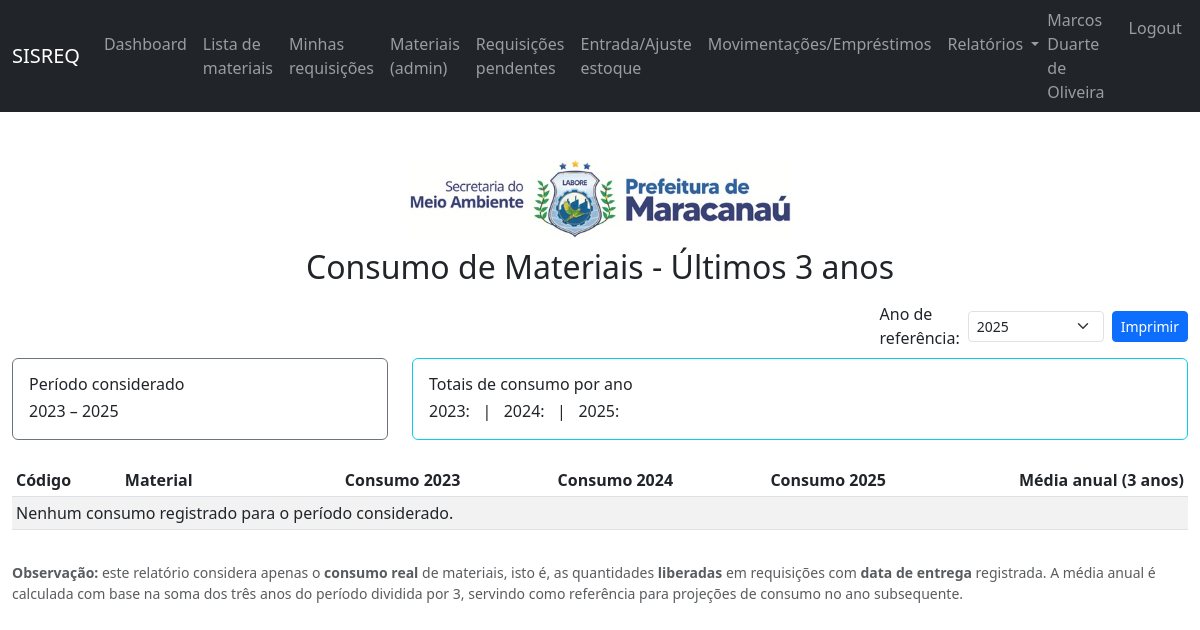
Page /relatorios/consumo-material-trienio/ (signed in) on the committed database.
### apps/usuarios/models.py (models this page shows, shortened)
class Usuario(AbstractBaseUser, PermissionsMixin):
    email = models.EmailField(unique=True)
    nome_completo = models.CharField(max_length=150)
    matricula = models.CharField(max_length=30, blank=True, null=True)
    prefeitura = models.ForeignKey(
        "cadastros.Prefeitura",
        on_delete=models.PROTECT,
        null=True,
        blank=True,
    )
    secretaria = models.ForeignKey(
        "cadastros.Secretaria",
        on_delete=models.PROTECT,
        null=True,
        blank=True,
    )
    setor = models.ForeignKey(
        "cadastros.Setor",
        on_delete=models.PROTECT,
        null=True,
        blank=True,
    )
    tipo = models.CharField(
        max_length=20,
        choices=TIPO_USUARIO_CHOICES,
        default="FUNCIONARIO",
    )
    ativo = models.BooleanField(default=True)
    is_staff = models.BooleanField(default=False)
    is_superuser = models.BooleanField(default=False)
    date_joined = models.DateTimeField(default=timezone.now)
    USERNAME_FIELD = "email"
    REQUIRED_FIELDS = ["nome_completo"]
    objects = UsuarioManager()
    class Meta:
        verbose_name = "Usuário"
        verbose_name_plural = "Usuários"
    @property
    def is_active(self) -> bool:
        return self.ativo

### apps/cadastros/models.py (models this page shows)
class Secretaria(models.Model):
    prefeitura = models.ForeignKey(
        Prefeitura,
        on_delete=models.PROTECT,
        related_name="secretarias",
    )
    nome = models.CharField(max_length=150)
    sigla = models.CharField(max_length=20)
    ativo = models.BooleanField(default=True)
    logo = models.ImageField(
        upload_to="secretarias",
        blank=True,
        null=True,
    )
    created_at = models.DateTimeField(auto_now_add=True)
    updated_at = models.DateTimeField(auto_now=True)
    class Meta:
        verbose_name = "Secretaria"
        verbose_name_plural = "Secretarias"
    def __str__(self) -> str:
        if self.prefeitura_id:
            return f"{self.nome} ({self.sigla}) - {self.prefeitura.sigla}"
        return f"{self.nome} ({self.sigla})"

### apps/estoque/views.py (the view, shortened to what this page needs)
@login_required
def relatorio_consumo_trienio_materiais(request):
    if not _require_admin(request.user):
        return HttpResponseForbidden(
            "Apenas administradores podem visualizar este relatório.",
        )
    prefeitura_id, secretaria_id = _get_unidade_from_session(request)
    hoje = timezone.localdate()
    ano_atual = hoje.year
    anos_qs = (
        Requisicao.objects.filter(
            prefeitura_id=prefeitura_id,
            secretaria_id=secretaria_id,
            data_entrega__isnull=False,
        )
        .dates("data_entrega", "year")
    )
    anos_disponiveis = sorted([d.year for d in anos_qs]) or [ano_atual]
    ano_param = request.GET.get("ano")
    try:
        ano_referencia = int(ano_param) if ano_param else ano_atual
    except (TypeError, ValueError):
        ano_referencia = ano_atual
    if ano_referencia not in anos_disponiveis:
        ano_referencia = anos_disponiveis[-1]
    anos_periodo = [ano_referencia - 2, ano_referencia - 1, ano_referencia]
    itens_qs = ItemRequisicao.objects.filter(
        requisicao__prefeitura_id=prefeitura_id,
        requisicao__secretaria_id=secretaria_id,
        requisicao__data_entrega__year__in=anos_periodo,
        requisicao__data_entrega__isnull=False,
    )
    agregados = (
        itens_qs.annotate(ano=ExtractYear("requisicao__data_entrega"))
        .values(
            "material_id",
            "material__codigo",
            "material__nome",
            "ano",
        )
        .annotate(total=Sum("quantidade_liberada"))
    )
    materiais_map: dict[int, dict] = {}
    linhas = []
    total_por_ano = {a: 0 for a in anos_periodo}
    linhas.sort(key=lambda x: x["total_trienio"], reverse=True)
    contexto = {
        "ano_referencia": ano_referencia,
        "anos_periodo": anos_periodo,
        "anos_disponiveis": anos_disponiveis,
        "linhas": linhas,
        "total_por_ano": total_por_ano,
    }
    return render(
        request,
        "estoque/relatorio_consumo_trienio_materiais.html",
        contexto,
    )

### apps/estoque/views.py (called while the page is built, shortened)
def _get_unidade_from_session(request):
    prefeitura_id = request.session.get("prefeitura_id")
    secretaria_id = request.session.get("secretaria_id")
    user = getattr(request, "user", None)
    return prefeitura_id, secretaria_id

def _require_admin(user):
    return user.is_authenticated and user.tipo == "ADMINISTRADOR"

### apps/estoque/templates/estoque/relatorio_consumo_trienio_materiais.html (shortened to what this page needs)
{% extends "core/base.html" %}
{% block content %}
<div class="container-fluid mt-4">
  <div class="text-center mb-3">
    {% if request.user.secretaria.logo %}
      <img src="{{ request.user.secretaria.logo.url }}" alt="{{ request.user.secretaria }}" style="max-height:80px;">
    {% elif request.user.prefeitura.logo %}
      <img src="{{ request.user.prefeitura.logo.url }}" alt="{{ request.user.prefeitura }}" style="max-height:80px;">
    {% endif %}
    <h2 class="mt-2 mb-0">
      Consumo de Materiais - Últimos 3 anos
    </h2>
  </div>
  <div class="d-flex justify-content-end align-items-center mb-2 no-print">
    <form method="get" class="d-flex align-items-center me-2">
      <label for="filtro-ano" class="me-2 mb-0">Ano de referência:</label>
      <select id="filtro-ano"
              name="ano"
              class="form-select form-select-sm"
              onchange="this.form.submit()">
        {% for ano in anos_disponiveis %}
          <option value="{{ ano }}" {% if ano_referencia == ano %}selected{% endif %}>
            {{ ano }}
          </option>
        {% endfor %}
      </select>
    </form>
    <button type="button" class="btn btn-sm btn-primary" onclick="window.print();">
      Imprimir
    </button>
  </div>
  <div class="row mb-3">
    <div class="col-12 col-md-4">
      <div class="card border-secondary">
        <div class="card-body">
          <h6 class="card-title mb-1">Período considerado</h6>
          <p class="card-text mb-0">
            {{ anos_periodo.0 }} &ndash; {{ anos_periodo.2 }}
          </p>
        </div>
      </div>
    </div>
    <div class="col-12 col-md-8 mt-2 mt-md-0">
      <div class="card border-info">
        <div class="card-body">
          <h6 class="card-title mb-1">Totais de consumo por ano</h6>
          <p class="card-text mb-0">
            {{ anos_periodo.0 }}: <strong>{{ total_por_ano.anos_periodo.0 }}</strong> &nbsp; | &nbsp;
            {{ anos_periodo.1 }}: <strong>{{ total_por_ano.anos_periodo.1 }}</strong> &nbsp; | &nbsp;
            {{ anos_periodo.2 }}: <strong>{{ total_por_ano.anos_periodo.2 }}</strong>
          </p>
        </div>
      </div>
    </div>
  </div>
  <div class="table-responsive">
    <table class="table table-sm table-striped mt-2">
      <thead>
        <tr>
          <th>Código</th>
          <th>Material</th>
          <th class="text-end">Consumo {{ anos_periodo.0 }}</th>
          <th class="text-end">Consumo {{ anos_periodo.1 }}</th>
          <th class="text-end">Consumo {{ anos_periodo.2 }}</th>
          <th class="text-end">Média anual (3 anos)</th>
        </tr>
      </thead>
      <tbody>
        {% for linha in linhas %}
        <tr>
          <td>{{ linha.codigo }}</td>
          <td>{{ linha.nome }}</td>
          <td class="text-end">{{ linha.consumo_ano1 }}</td>
          <td class="text-end">{{ linha.consumo_ano2 }}</td>
          <td class="text-end">{{ linha.consumo_ano3 }}</td>
          <td class="text-end">
            {% if linha.media %}
              {{ linha.media|floatformat:1 }}
            {% else %}
              0,0
            {% endif %}
          </td>
        </tr>
        {% empty %}
        <tr>
          <td colspan="6">Nenhum consumo registrado para o período considerado.</td>
        </tr>
        {% endfor %}
      </tbody>
    </table>
  </div>
  <div class="mt-3">
    <p class="text-muted small mb-0">
      <strong>Observação:</strong>
      este relatório considera apenas o <strong>consumo real</strong> de materiais,
      isto é, as quantidades <strong>liberadas</strong> em requisições com
      <strong>data de entrega</strong> registrada. A média anual é calculada com base
      na soma dos três anos do período dividida por 3, servindo como referência para
      projeções de consumo no ano subsequente.
    </p>
  </div>
</div>
{% endblock %}

### apps/templates/core/base.html (shortened to what this page needs)
{% load static %}
<!DOCTYPE html>
<html lang="pt-br">
  <head>
    <link href="https://cdn.jsdelivr.net/npm/bootstrap@5.3.0/dist/css/bootstrap.min.css" rel="stylesheet">
    <link rel="stylesheet" href="{% static 'estoque/css/estoque.css' %}">
  </head>
  <body>
    <nav class="navbar navbar-expand-lg navbar-dark bg-dark">
      <div class="container-fluid">
        <a class="navbar-brand" href="{% url 'estoque:dashboard' %}">SISREQ</a>
        <div class="collapse navbar-collapse" id="navbarNav">
          <ul class="navbar-nav me-auto mb-2 mb-lg-0">
            {% if request.user.is_authenticated %}
            <li class="nav-item">
              <a class="nav-link" href="{% url 'estoque:dashboard' %}">Dashboard</a>
            </li>
            <li class="nav-item">
              <a class="nav-link" href="{% url 'estoque:lista_materiais_publica' %}">Lista de materiais</a>
            </li>
            <li class="nav-item">
              <a class="nav-link" href="{% url 'estoque:listar_requisicoes' %}">Minhas requisições</a>
            </li>
            {% if request.user.tipo == "ADMINISTRADOR" %}
            <li class="nav-item">
              <a class="nav-link" href="{% url 'estoque:listar_materiais' %}">Materiais (admin)</a>
            </li>
            <li class="nav-item">
              <a class="nav-link" href="{% url 'estoque:listar_requisicoes' %}?status=PENDENTE">Requisições pendentes</a>
            </li>
            <li class="nav-item">
              <a class="nav-link" href="{% url 'estoque:novo_movimento_estoque' %}">Entrada/Ajuste estoque</a>
            </li>
            <li class="nav-item">
              <a class="nav-link" href="{% url 'estoque:entrada_compra' %}">Movimentações/Empréstimos</a>
            </li>
            <li class="nav-item dropdown">
              <a class="nav-link dropdown-toggle"
                 href="#"
                 id="navbarRelatorios"
                 role="button"
                 data-bs-toggle="dropdown"
                 aria-expanded="false">
                Relatórios
              </a>
            </li>
            {% endif %}
            {% endif %}
          </ul>
          <ul class="navbar-nav">
            {% if request.user.is_authenticated %}
            <li class="nav-item">
              <span class="navbar-text me-3">
                {{ request.user.nome_completo }}
              </span>
            </li>
            <li class="nav-item">
              <a class="nav-link" href="{% url 'usuarios:logout' %}">Logout</a>
            </li>
            {% else %}
            <li class="nav-item">
              <a class="nav-link" href="{% url 'usuarios:login' %}">Login</a>
            </li>
            {% endif %}
          </ul>
        </div>
      </div>
    </nav>
    <main class="py-4">
      {% block content %}{% endblock %}
    </main>
  </body>
</html>

### rows in the picture
Usuario: user.nome_completo "Marcos Duarte de Oliveira", user.secretaria.logo (picture)

### other values in the picture
{{ anos_periodo.0 }} "2023"
{{ anos_periodo.2 }} "2025"
{{ anos_periodo.1 }} "2024"
form field ano "2025"
